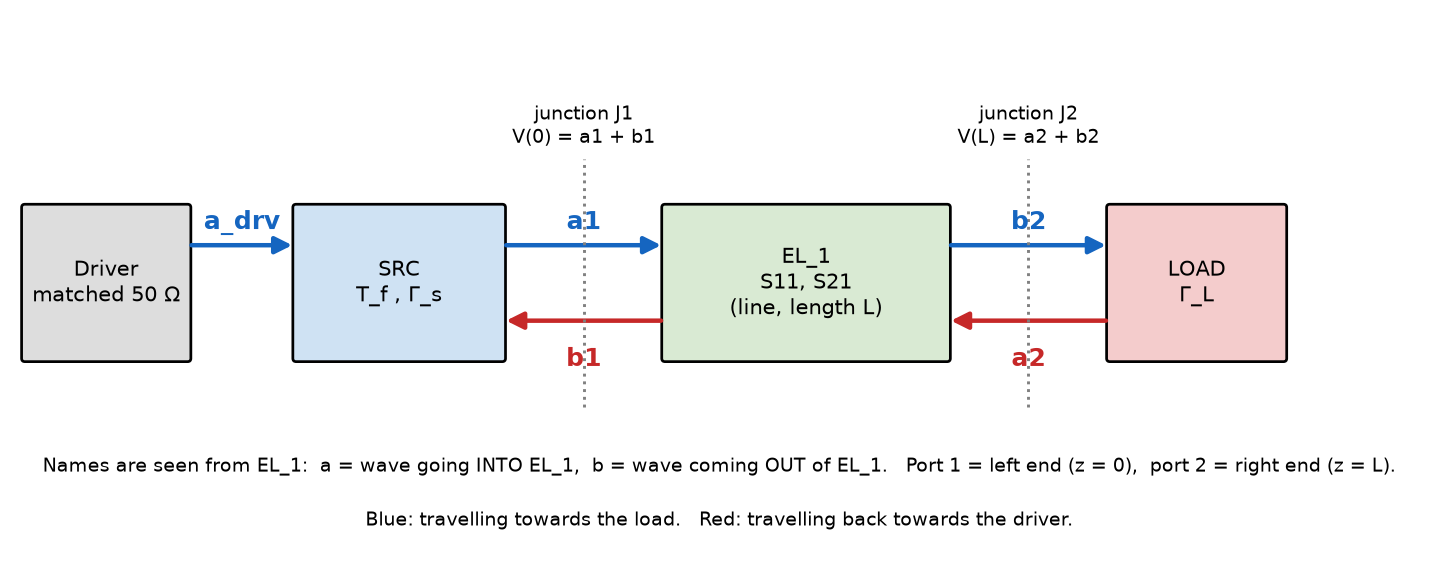

Recreate this plot in Python.
"""Every wave of SRC -> EL_1 -> LOAD, with its name (figure for the far-end derivation)."""
import matplotlib; matplotlib.use("Agg")
import matplotlib.pyplot as plt
from matplotlib.patches import FancyBboxPatch, FancyArrowPatch
fig, ax = plt.subplots(figsize=(13, 5.2)); ax.set_xlim(0, 13); ax.set_ylim(0, 5.2); ax.axis("off")
def box(x, y, w, h, t, fc):
    ax.add_patch(FancyBboxPatch((x, y), w, h, boxstyle="round,pad=0.03", fc=fc, ec="k", lw=1.4))
    ax.text(x + w/2, y + h/2, t, ha="center", va="center", fontsize=11)
def arr(x0, x1, y, c, lab, above=True):
    ax.add_patch(FancyArrowPatch((x0, y), (x1, y), arrowstyle="-|>", mutation_scale=18, lw=2.3, color=c))
    ax.text((x0 + x1)/2, y + (0.15 if above else -0.42), lab, ha="center", color=c, fontsize=13, weight="bold")
box(0.1, 2.0, 1.5, 1.4, "Driver\nmatched 50 Ω", "#ddd")
box(2.6, 2.0, 1.9, 1.4, "SRC\nT_f , Γ_s", "#cfe2f3")
box(6.0, 2.0, 2.6, 1.4, "EL_1\nS11, S21\n(line, length L)", "#d9ead3")
box(10.1, 2.0, 1.6, 1.4, "LOAD\nΓ_L", "#f4cccc")
arr(1.6, 2.6, 3.05, "#1565c0", "a_drv")
arr(4.5, 6.0, 3.05, "#1565c0", "a1")
arr(6.0, 4.5, 2.35, "#c62828", "b1", False)
arr(8.6, 10.1, 3.05, "#1565c0", "b2")
arr(10.1, 8.6, 2.35, "#c62828", "a2", False)
for x, n in [(5.25, "junction J1\nV(0) = a1 + b1"), (9.35, "junction J2\nV(L) = a2 + b2")]:
    ax.plot([x, x], [1.55, 3.85], ":", c="gray"); ax.text(x, 4.0, n, ha="center", fontsize=10)
ax.text(6.5, 0.95, "Names are seen from EL_1:  a = wave going INTO EL_1,  b = wave coming OUT of EL_1.   Port 1 = left end (z = 0),  port 2 = right end (z = L).",
        ha="center", fontsize=10)
ax.text(6.5, 0.45, "Blue: travelling towards the load.   Red: travelling back towards the driver.", ha="center", fontsize=10)
plt.savefig("waves_named.png", dpi=140, bbox_inches="tight")
